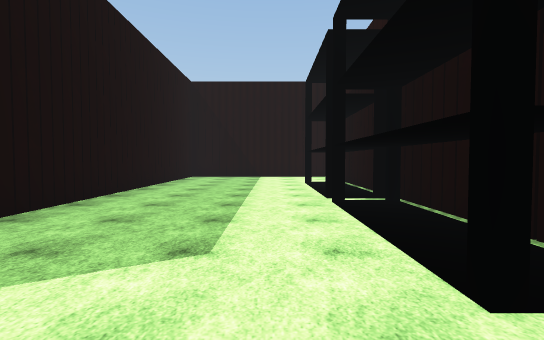
[1] (above)

24 first-person views from a walk through a scene from a Unity 3-D project. The camera is 1.5 m above the floor, tilts 2° down and sees 85° across. The floor is counted in squares, 2 m on a side. Each view is taken from the middle of a square. On the plan, view 1 faces up. The plan holds only what a view shows up to about 10 squares ahead; the rest is blank. The place goes on beyond the plan. The player is left out. Some animated figures are not drawn. Some surface patterns are stand-ins.

[2]
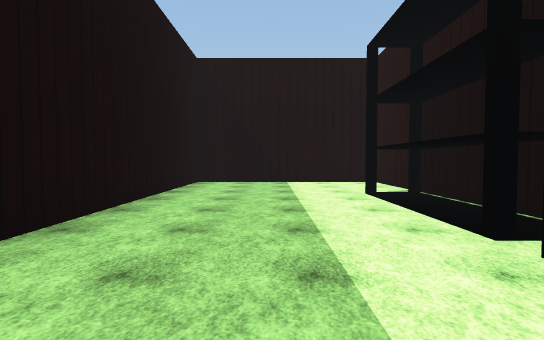

[3]
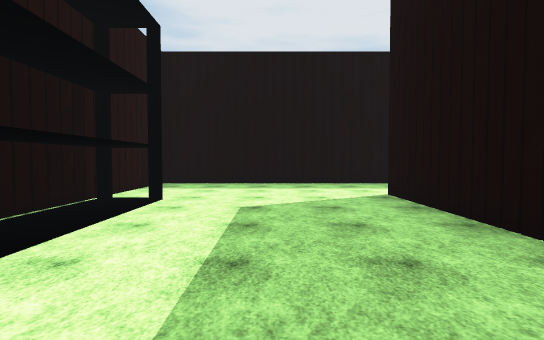

[4]
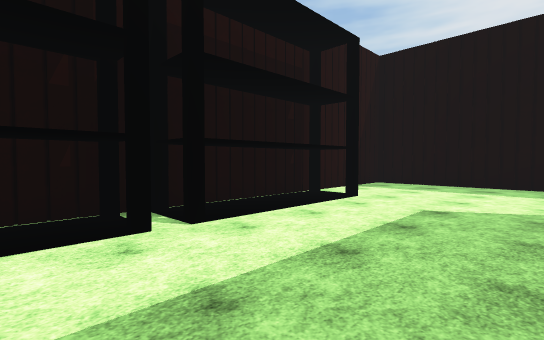

[5]
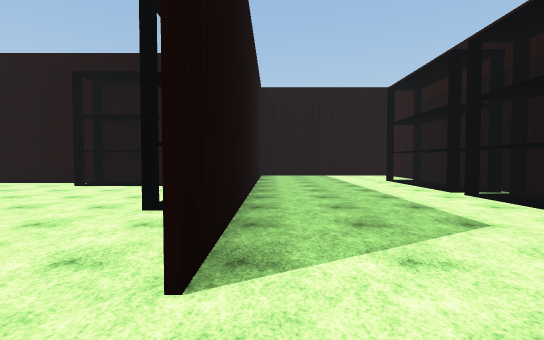

[6]
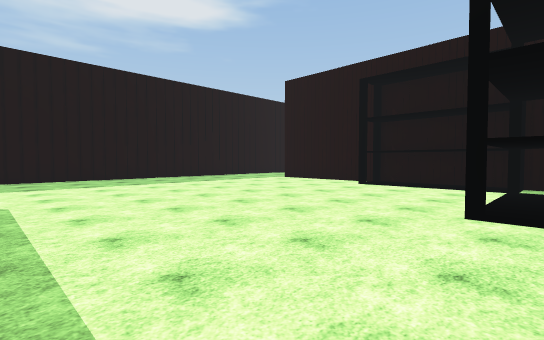

[7]
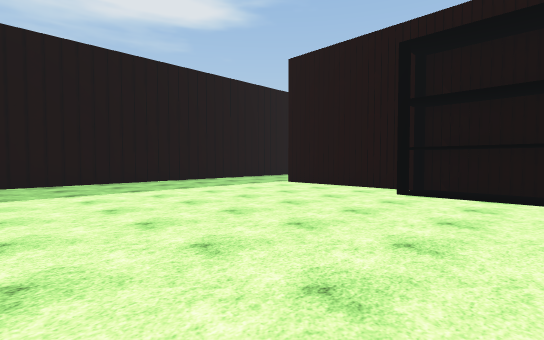

[8]
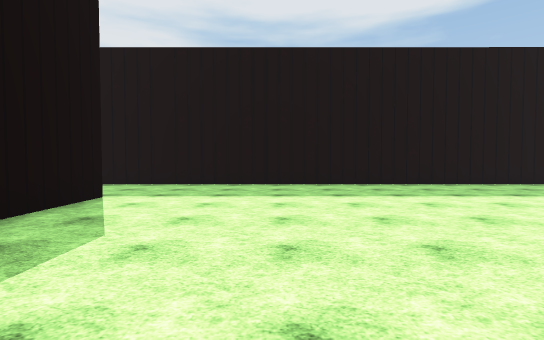

[9]
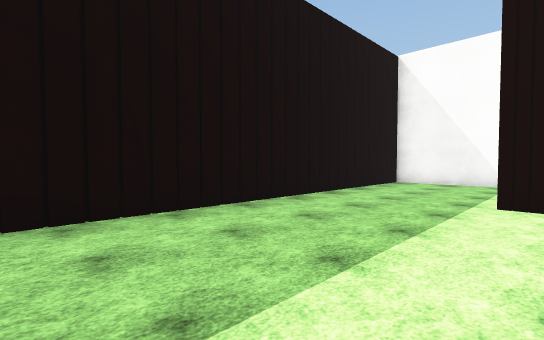

[10]
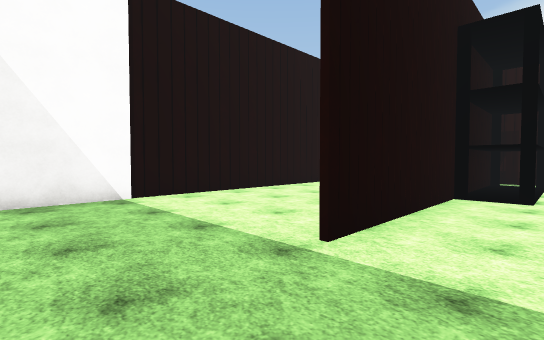

[11]
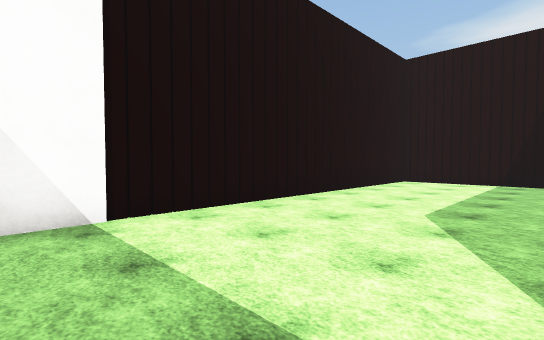

[12]
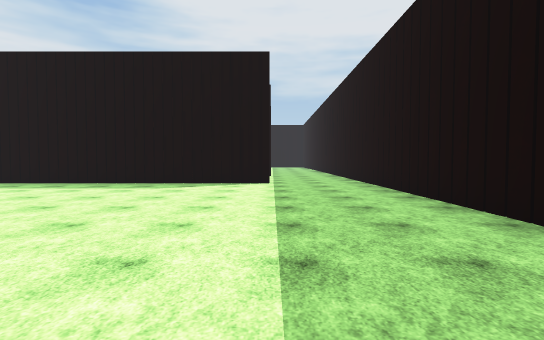

[13]
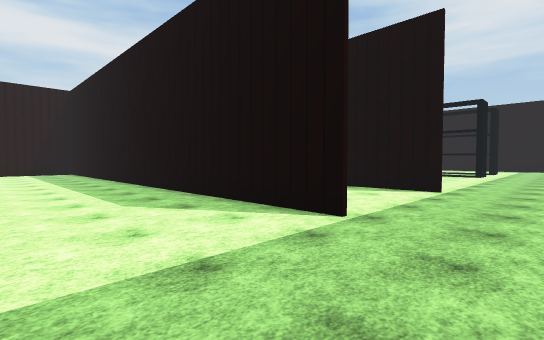

[14]
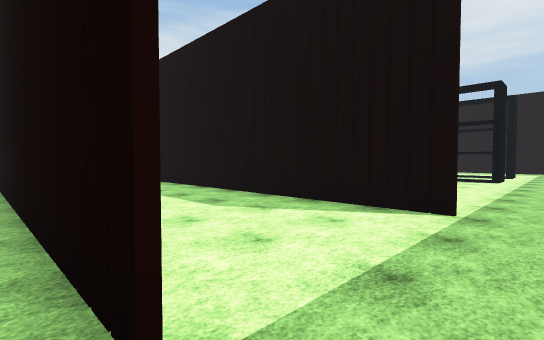

[15]
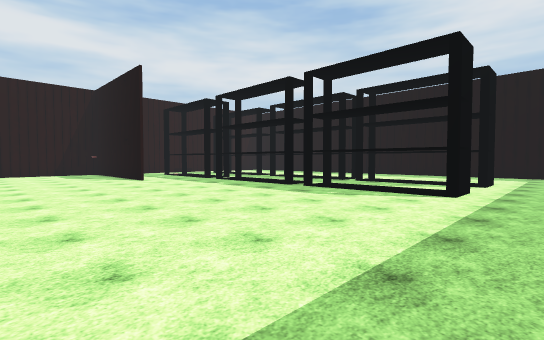

[16]
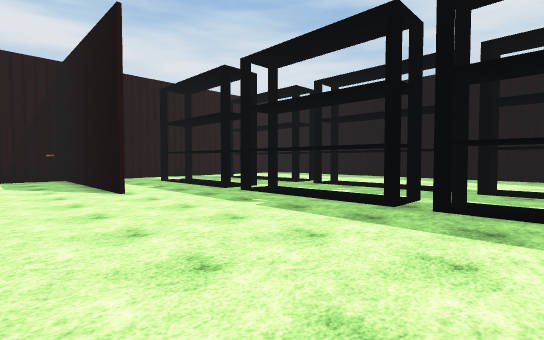

[17]
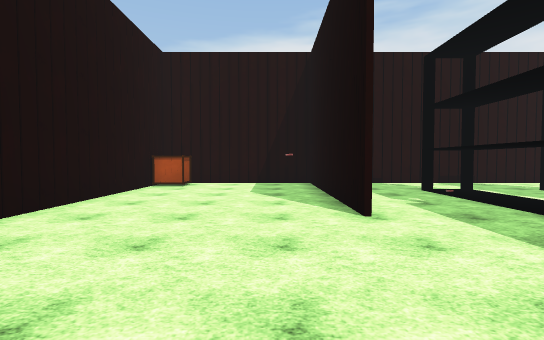

[18]
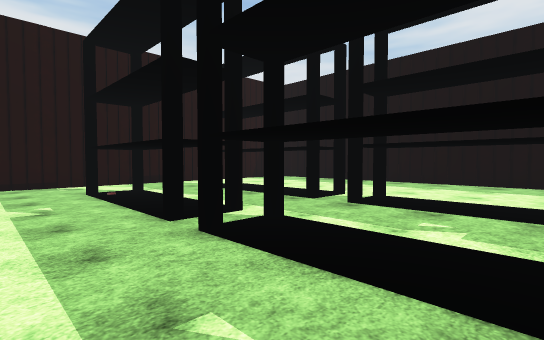

[19]
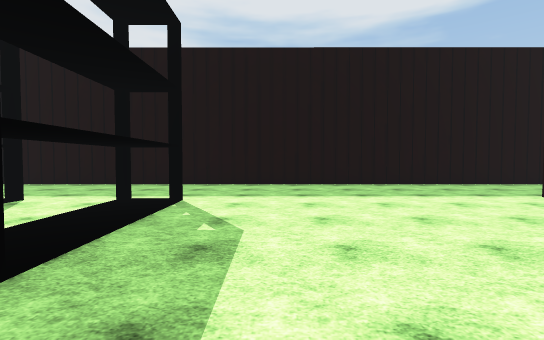

[20]
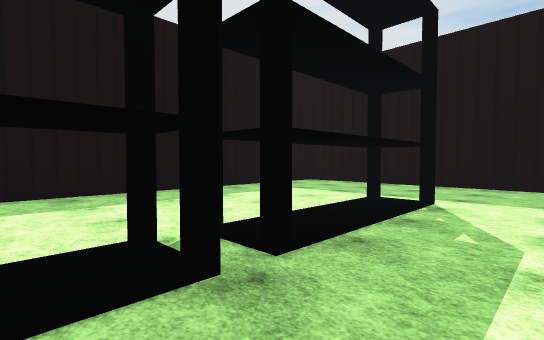

[21]
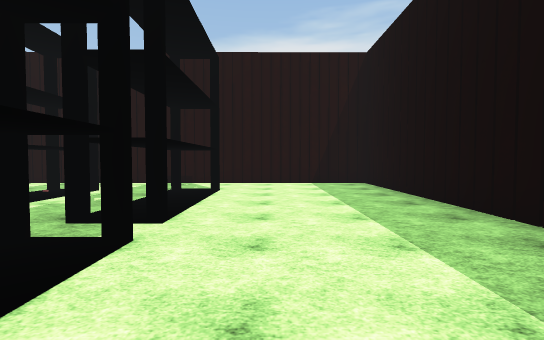

[22]
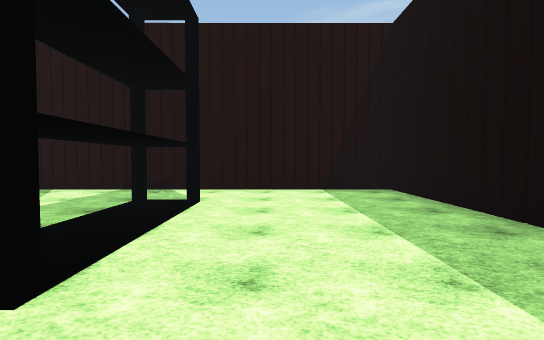

[23]
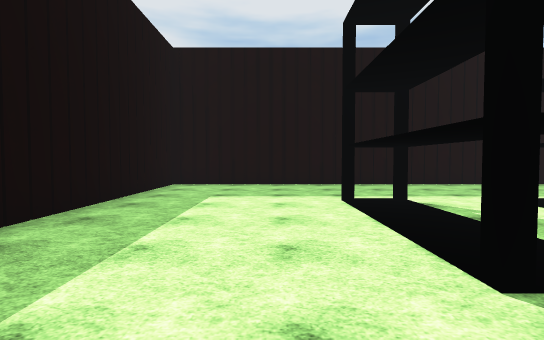

[24]
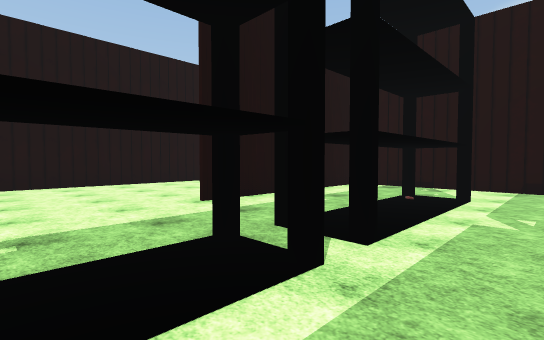

### Floor plan
Points are (right, up) in squares from view 1. A wall is a line through its corners. A room is listed if a view was taken in it or the views show most of it. See-through windows are left out.
Room 1 (views 1, 2, 3, 4, 5, 6)
walls: (-3.6, 8.5) (-4.6, 8.5); (-4.6, -2.4) (2.4, -2.4) (2.4, 12.9) (-3.5, 12.9) (-3.5, 0.5)
ways out: opening at (-4, -0.5) to room 2; gap at (2, 2); gap at (2, 9)
objects: other object (-5, 7) to (-4, 7); other object (1, 5) to (2, 5); other object (1, 6) to (2, 6)
Room 2 (views 7, 8, 9, 10, 11, 12, 13, 14)
walls: (-4.6, 8.5) (-12.8, 8.5); (-3.6, 7.6) (-3.6, 8.5); (-3.6, 9.4) (-3.6, 12.9) (-16, 12.9) (-16, -2.6); (-13, -2.4) (-4.6, -2.4)
ways out: opening at (-4, -0.5) to room 1; opening at (-14, -3) to room 3
objects: other object (-5, 8)
Room 3 (view 15)
walls: (-13, -6.5) (-4.2, -6.5); (-16, -2.6) (-16, -7.5)
ways out: opening at (-14, -3) to room 2; opening at (-14, -7) to room 4
Room 4 (views 16, 17, 18, 19, 20, 21, 22, 23, 24)
walls: (-3.1, -11.2) (2.4, -11.2); (-1.1, -11.3) (-3.1, -11.3); (2.5, -11.3) (0.6, -11.3); (-16, -7.5) (-16, -22) (2.4, -22) (2.4, -7.4); (2.1, -7.5) (1.4, -7.5) (1.4, -6.6); (1.6, -6.6) (-5.6, -6.6)
ways out: opening at (-14, -7) to room 3
objects: other object (-12, -18) to (-12, -17); other object (-12, -15) to (-12, -14); other object (-9, -18) to (-9, -17); other object (-9, -15) to (-9, -14); other object (-8, -18) to (-8, -17); other object (-8, -15) to (-8, -14); other object (-4, -18) to (-4, -17); other object (-4, -15) to (-4, -14); other object (0, -18) to (0, -17); other object (0, -15); other object (0, -14)

Positions as (right, up) in squares from view 1, and headings:
1: (0, 0), facing up
2: (-1, 3), facing up
3: (-1, 7), facing down
4: (-2, 7), facing down-right
5: (-3, -1), facing up
6: (-4, -1), facing up-left
7: (-6, 1), facing up-left
8: (-7, 1), facing left
9: (-12, 3), facing up-left
10: (-15, 7), facing up-right
11: (-14, 9), facing up-right
12: (-13, 7), facing down
13: (-15, 1), facing down-right
14: (-14, -2), facing down-right
15: (-14, -7), facing down-right
16: (-10, -9), facing down-right
17: (-7, -10), facing right
18: (-7, -12), facing down-right
19: (-7, -12), facing left
20: (-7, -15), facing down-left
21: (-7, -19), facing right
22: (-5, -19), facing right
23: (-7, -19), facing left
24: (-6, -16), facing up-right
